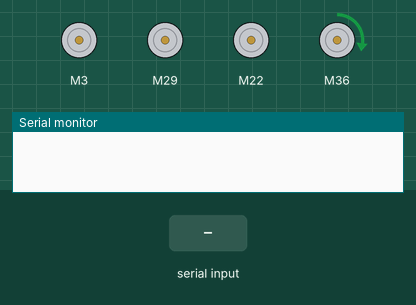
This sketch was run on a simulated Arduino Uno, built with avr-gcc and run on an emulated ATmega328P. Parts: 4 × DC motor (green arrow = forward, orange = backward, longer = faster), the last lines printed to the serial monitor. The test bench sets the inputs (shaded band).

Above: at 1.2 s.
1.3 s: "90 45 200 10\n" received over Serial
At 1.9 s:
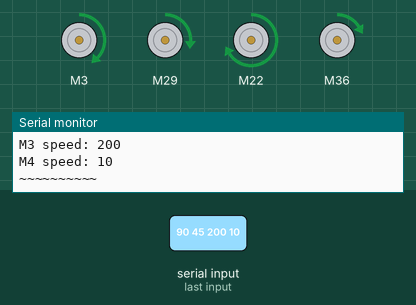
2.8 s: "90,45\n" received over Serial
4.3 s: "1\n" received over Serial
Timing chart, 0 to 7.3 s (numbered marks = the images above; inputs shaded):
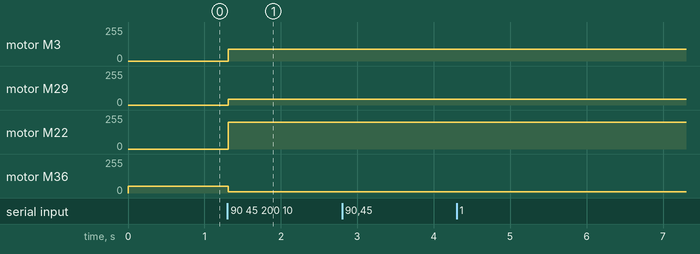

The sketch:

quad_motor_open_loop.ino
```cpp
// Mechatronics - Spring 2022
// Runs on Teensy 4.1 with two L293 motor drivers.
// Allows open-loop control of 4 motors.
// User sends PWM commands via serial communications.
// Uses this library: https://github.com/qub1750ul/Arduino_L293

#include <L293.h>

// enum
const int M1 = 1;
const int M2 = 2;
const int M3 = 3;
const int M4 = 4;

// motor speed pins
const int M1_SPEED = 2;
const int M2_SPEED = 28;
const int M3_SPEED = 23;
const int M4_SPEED = 37;

// motor direction pins
const int M1_DIRECTION_F = 3;
const int M1_DIRECTION_B = 4;
const int M2_DIRECTION_F = 29;
const int M2_DIRECTION_B = 30;
const int M3_DIRECTION_F = 22;
const int M3_DIRECTION_B = 21;
const int M4_DIRECTION_F = 36;
const int M4_DIRECTION_B = 35;

// motor objects
L293 M1_DRIVER(M1_SPEED, M1_DIRECTION_F, M1_DIRECTION_B);
L293 M2_DRIVER(M2_SPEED, M2_DIRECTION_F, M2_DIRECTION_B);
L293 M3_DRIVER(M3_SPEED, M3_DIRECTION_F, M3_DIRECTION_B);
L293 M4_DRIVER(M4_SPEED, M4_DIRECTION_F, M4_DIRECTION_B);

// keep track of current speed/direction
int M1_current_speed, M2_current_speed, M3_current_speed, M4_current_speed = 50;

void setup()
{
  Serial.begin(9600);

  // pins get set in L293 library
}

void spin_motor(int motor, int target_speed)
{
  switch (motor)
  {
    case 1:
      if (target_speed > 0)
        M1_DRIVER.forward(target_speed);
      else
        M1_DRIVER.back(abs(target_speed));
      break;

    case 2:
      if (target_speed > 0)
        M2_DRIVER.forward(target_speed);
      else
        M2_DRIVER.back(abs(target_speed));
      break;

    case 3:
      if (target_speed > 0)
        M3_DRIVER.forward(target_speed);
      else
        M3_DRIVER.back(abs(target_speed));
      break;

    case 4:
      if (target_speed > 0)
        M4_DRIVER.forward(target_speed);
      else
        M4_DRIVER.back(abs(target_speed));
      break;

    default:
      break;
  }
}

// wait for serial data to come
uint8_t input_buffer_len = 0;
const int input_buffer_max_len = 256;
char input_buffer[input_buffer_max_len];
bool data_ready = false;
String GUI_input;

void serialEvent()
{
  input_buffer[input_buffer_len] = Serial.read();
  if (input_buffer[input_buffer_len] == '\n')
  {
    data_ready = true;
    input_buffer[input_buffer_len + 1] = '\0';
    GUI_input = String(input_buffer);
    input_buffer_len = 0;
  } else
    input_buffer_len++;
}

void loop()
{
  // read GUI input
  if (data_ready)
  {
    data_ready = false;
    int input_buffer_len = GUI_input.length() + 1;
    char input_buffer[input_buffer_len];
    GUI_input.toCharArray(input_buffer, input_buffer_len);

    // parse GUI input:
    // m1_speed m2_speed m3_speed m4_speed
    int M1_new_speed, M2_new_speed, M3_new_speed, M4_new_speed;
    int result = sscanf(input_buffer, "%d %d %d %d\n",
                        &M1_new_speed, &M2_new_speed,
                        &M3_new_speed, &M4_new_speed);

    Serial.println(input_buffer); // echo back

    // check for bad input
    if (result != 4)
    {
      Serial.println("Didn't enter correct format.");
      return;
    }

    // update motors if speed or direction changed
    if (M1_new_speed != M1_current_speed)
    {
      M1_current_speed = M1_new_speed;
      spin_motor(M1, M1_current_speed);
    }

    if (M2_new_speed != M2_current_speed)
    {
      M2_current_speed = M2_new_speed;
      spin_motor(M2, M2_current_speed);
    }

    if (M3_new_speed != M3_current_speed)
    {
      M3_current_speed = M3_new_speed;
      spin_motor(M3, M3_current_speed);
    }

    if (M4_new_speed != M4_current_speed)
    {
      M4_current_speed = M4_new_speed;
      spin_motor(M4, M4_current_speed);
    }

    Serial.println("~~~~~~~~~~");
    Serial.print("M1 speed: ");
    Serial.println(M1_current_speed);
    Serial.print("M2 speed: ");
    Serial.println(M2_current_speed);
    Serial.print("M3 speed: ");
    Serial.println(M3_current_speed);
    Serial.print("M4 speed: ");
    Serial.println(M4_current_speed);
    Serial.println("~~~~~~~~~~");
  }

  spin_motor(M1, M1_current_speed);
  spin_motor(M2, M2_current_speed);
  spin_motor(M3, M3_current_speed);
  spin_motor(M4, M4_current_speed);
}
```

Measured:
- after the input at 1.3 s, motor M3: stopped → forward 90/255 at once; motor M29: stopped → forward 45/255 at once; motor M22: stopped → forward 200/255 at once; motor M36: forward 50/255 → forward 10/255 at once
